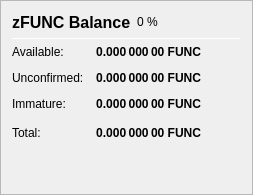
                   <widget class="QFrame" name="frame_ZerocoinBalances">
                    <property name="frameShape">
                     <enum>QFrame::StyledPanel</enum>
                    </property>
                    <property name="frameShadow">
                     <enum>QFrame::Raised</enum>
                    </property>
                    <layout class="QVBoxLayout" name="verticalLayout_7">
                     <item>
                      <layout class="QHBoxLayout" name="horizontalLayout_8" stretch="0,0,0">
                       <item>
                        <widget class="QLabel" name="label_5z_3">
                         <property name="minimumSize">
                          <size>
                           <width>0</width>
                           <height>20</height>
                          </size>
                         </property>
                         <property name="font">
                          <font>
                           <pointsize>12</pointsize>
                           <weight>75</weight>
                           <bold>true</bold>
                          </font>
                         </property>
                         <property name="text">
                          <string>zFUNC Balance</string>
                         </property>
                        </widget>
                       </item>
                       <item>
                        <widget class="QLabel" name="labelzFUNCPercent">
                         <property name="text">
                          <string notr="true">0 %</string>
                         </property>
                        </widget>
                       </item>
                       <item>
                        <spacer name="horizontalSpacer_11">
                         <property name="orientation">
                          <enum>Qt::Horizontal</enum>
                         </property>
                         <property name="sizeHint" stdset="0">
                          <size>
                           <width>40</width>
                           <height>20</height>
                          </size>
                         </property>
                        </spacer>
                       </item>
                      </layout>
                     </item>
                     <item>
                      <widget class="Line" name="line_ZerocoinBalance">
                       <property name="minimumSize">
                        <size>
                         <width>0</width>
                         <height>1</height>
                        </size>
                       </property>
                       <property name="maximumSize">
                        <size>
                         <width>16777215</width>
                         <height>1</height>
                        </size>
                       </property>
                       <property name="orientation">
                        <enum>Qt::Horizontal</enum>
                       </property>
                      </widget>
                     </item>
                     <item>
                      <layout class="QGridLayout" name="gridLayout_5">
                       <property name="spacing">
                        <number>12</number>
                       </property>
                       <item row="1" column="0">
                        <widget class="QLabel" name="labelzBalanceMatureText">
                         <property name="toolTip">
                          <string>Mature: more than 20 confirmation and more than 1 mint of the same denomination after it was minted.
These zFUNC are spendable.</string>
                         </property>
                         <property name="text">
                          <string>Available:</string>
                         </property>
                        </widget>
                       </item>
                       <item row="1" column="1">
                        <widget class="QLabel" name="labelzBalanceMature">
                         <property name="font">
                          <font>
                           <weight>75</weight>
                           <bold>true</bold>
                          </font>
                         </property>
                         <property name="toolTip">
                          <string>Mature: more than 20 confirmation and more than 1 mint of the same denomination after it was minted.
These zFUNC are spendable.</string>
                         </property>
                         <property name="text">
                          <string notr="true">0.000 000 00 FUNC</string>
                         </property>
                         <property name="alignment">
                          <set>Qt::AlignRight|Qt::AlignTrailing|Qt::AlignVCenter</set>
                         </property>
                        </widget>
                       </item>
                       <item row="2" column="0">
                        <widget class="QLabel" name="labelzBalanceUnconfirmedText">
                         <property name="toolTip">
                          <string>Unconfirmed: less than 20 confirmations
Immature: confirmed, but less than 1 mint of the same denomination after it was minted</string>
                         </property>
                         <property name="text">
                          <string>Unconfirmed:</string>
                         </property>
                        </widget>
                       </item>
                       <item row="2" column="1">
                        <widget class="QLabel" name="labelzBalanceUnconfirmed">
                         <property name="font">
                          <font>
                           <weight>75</weight>
                           <bold>true</bold>
                          </font>
                         </property>
                         <property name="toolTip">
                          <string>Unconfirmed: less than 20 confirmations
Immature: confirmed, but less than 1 mint of the same denomination after it was minted</string>
                         </property>
                         <property name="text">
                          <string notr="true">0.000 000 00 FUNC</string>
                         </property>
                         <property name="alignment">
                          <set>Qt::AlignRight|Qt::AlignTrailing|Qt::AlignVCenter</set>
                         </property>
                        </widget>
                       </item>
                       <item row="3" column="0">
                        <widget class="QLabel" name="labelzBalanceImmatureText">
                         <property name="toolTip">
                          <string>Unconfirmed: less than 20 confirmations
Immature: confirmed, but less than 1 mint of the same denomination after it was minted</string>
                         </property>
                         <property name="text">
                          <string>Immature:</string>
                         </property>
                        </widget>
                       </item>
                       <item row="3" column="1">
                        <widget class="QLabel" name="labelzBalanceImmature">
                         <property name="font">
                          <font>
                           <weight>75</weight>
                           <bold>true</bold>
                          </font>
                         </property>
                         <property name="toolTip">
                          <string>Unconfirmed: less than 20 confirmations
Immature: confirmed, but less than 1 mint of the same denomination after it was minted</string>
                         </property>
                         <property name="text">
                          <string notr="true">0.000 000 00 FUNC</string>
                         </property>
                         <property name="alignment">
                          <set>Qt::AlignRight|Qt::AlignTrailing|Qt::AlignVCenter</set>
                         </property>
                        </widget>
                       </item>
                       <item row="4" column="0">
                        <widget class="QLabel" name="labelzBalanceText">
                         <property name="toolTip">
                          <string>Your current zFUNC balance, unconfirmed and immature zFUNC included.</string>
                         </property>
                         <property name="text">
                          <string>Total:</string>
                         </property>
                        </widget>
                       </item>
                       <item row="4" column="1">
                        <widget class="QLabel" name="labelzBalance">
                         <property name="font">
                          <font>
                           <weight>75</weight>
                           <bold>true</bold>
                          </font>
                         </property>
                         <property name="cursor">
                          <cursorShape>IBeamCursor</cursorShape>
                         </property>
                         <property name="toolTip">
                          <string>Your current zFUNC balance, unconfirmed and immature zFUNC included.</string>
                         </property>
                         <property name="text">
                          <string notr="true">0.000 000 00 FUNC</string>
                         </property>
                         <property name="alignment">
                          <set>Qt::AlignRight|Qt::AlignTrailing|Qt::AlignVCenter</set>
                         </property>
                         <property name="textInteractionFlags">
                          <set>Qt::LinksAccessibleByMouse|Qt::TextSelectableByKeyboard|Qt::TextSelectableByMouse</set>
                         </property>
                        </widget>
                       </item>
                       <item row="4" column="2">
                        <spacer name="horizontalSpacer_4">
                         <property name="orientation">
                          <enum>Qt::Horizontal</enum>
                         </property>
                         <property name="sizeHint" stdset="0">
                          <size>
                           <width>40</width>
                           <height>20</height>
                          </size>
                         </property>
                        </spacer>
                       </item>
                      </layout>
                     </item>
                     <item>
                      <spacer name="verticalSpacer_4">
                       <property name="orientation">
                        <enum>Qt::Vertical</enum>
                       </property>
                       <property name="sizeHint" stdset="0">
                        <size>
                         <width>20</width>
                         <height>40</height>
                        </size>
                       </property>
                      </spacer>
                     </item>
                    </layout>
                   </widget>
